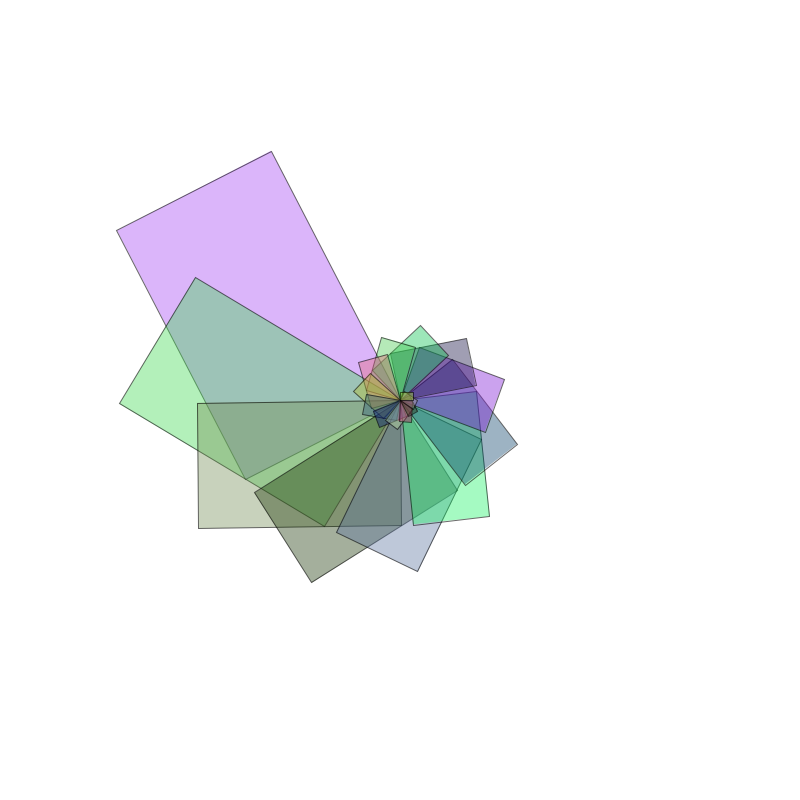
Frame 1 (no input)
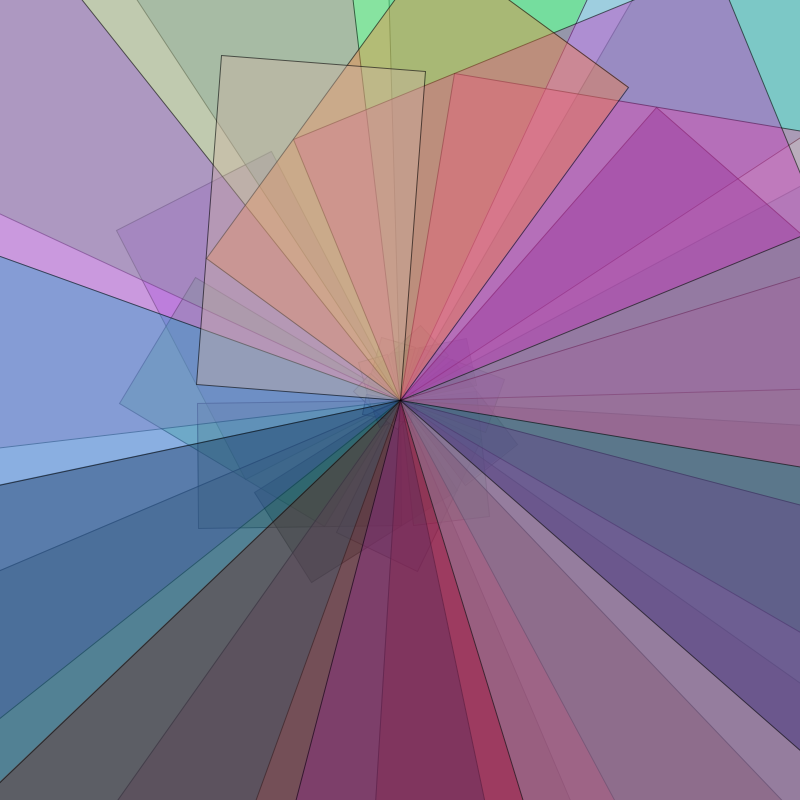
Frame 2 (the mouse pressed at the canvas centre, redrawn once)

The Processing sketch that drew these frames (run headless with seeded random() and noise(); the mouse was pressed at the canvas centre and the sketch redrawn once):

// Processing sketch: escalera_fibonacci_colores
// ── escalera_fibonacci_colores.pde
float phi = (1+sqrt(5))/2;
float ancho = 13;
float alto = 8;
float angulo = 0;
int numRectangulos = 20;

void setup() {
  size(800, 800);
  background(255);
  noLoop();
}

void draw() {
  translate(width/2, height/2);
  
  // Almacenar las dimensiones y ángulos de todos los rectángulos
  float[][] rectangulos = new float[numRectangulos][3]; // [ancho, alto, angulo]
  
  // Calcular dimensiones y ángulos
  for (int i = 0; i < numRectangulos; i++) {
    rectangulos[i][0] = ancho;
    rectangulos[i][1] = alto;
    rectangulos[i][2] = angulo;
    
    float diagonal = sqrt(pow(ancho,2) + pow(alto,2));
    ancho = diagonal;
    alto = ancho/phi;
    angulo += atan2(alto, ancho);
  }
  
  // Dibujar rectángulos en orden inverso
  for (int i = numRectangulos - 1; i >= 0; i--) {
    pushMatrix();
    rotate(rectangulos[i][2]);
    
    // Color aleatorio con transparencia
    fill(random(255), random(255), random(255), 100);
    stroke(0, 150); // Borde negro semi-transparente
    
    rect(0, 0, rectangulos[i][0], -rectangulos[i][1]);
    popMatrix();
  }
}
